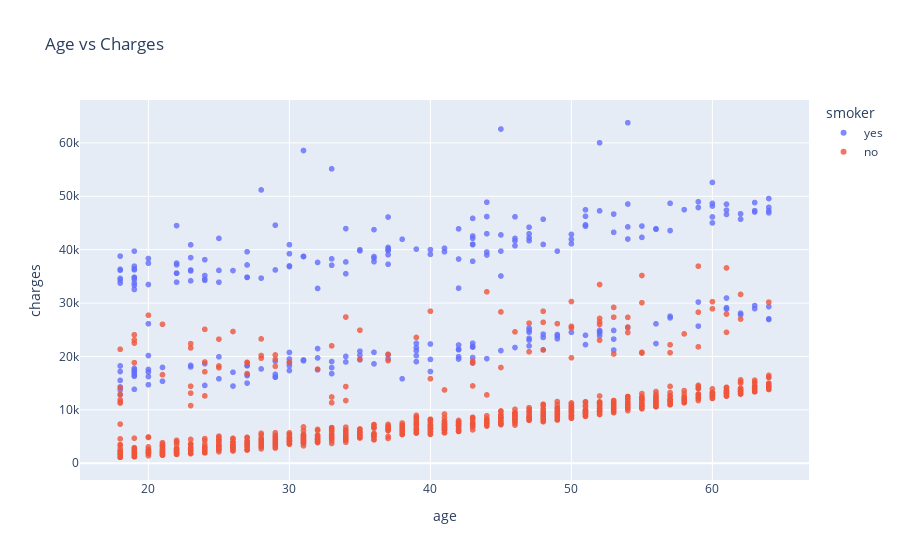

Write notebook code for a chart like this one.
### Code cell
fig = px.scatter(
    df,
    x='age',
    y='charges',
    color='smoker',
    opacity=0.8,
    hover_data=['sex'],
    title='Age vs Charges'
)
fig.show()

### Figure 1 — Plotly figure (JSON) as saved in the notebook; plotly's stock layout.template omitted (floating-point values rounded to 4 significant figures; data arrays with more than 128 entries replaced by an {"elided": "..."} marker saying what was removed)
{"data": [{"customdata": {"elided": "274x1 str values"}, "hovertemplate": "smoker=yes<br>age=%{x}<br>charges=%{y}<br>sex=%{customdata[0]}<extra></extra>", "legendgroup": "yes", "marker": {"color": "#636efa", "opacity": 0.8, "symbol": "circle"}, "mode": "markers", "name": "yes", "showlegend": true, "type": "scattergl", "x": {"elided": "274 int values"}, "xaxis": "x", "y": {"elided": "274 float values"}, "yaxis": "y"}, {"customdata": {"elided": "1064x1 str values"}, "hovertemplate": "smoker=no<br>age=%{x}<br>charges=%{y}<br>sex=%{customdata[0]}<extra></extra>", "legendgroup": "no", "marker": {"color": "#EF553B", "opacity": 0.8, "symbol": "circle"}, "mode": "markers", "name": "no", "showlegend": true, "type": "scattergl", "x": {"elided": "1064 int values"}, "xaxis": "x", "y": {"elided": "1064 float values"}, "yaxis": "y"}], "layout": {"legend": {"title": {"text": "smoker"}, "tracegroupgap": 0}, "title": {"text": "Age vs Charges"}, "xaxis": {"anchor": "y", "domain": [0, 1], "title": {"text": "age"}}, "yaxis": {"anchor": "x", "domain": [0, 1], "title": {"text": "charges"}}}}
